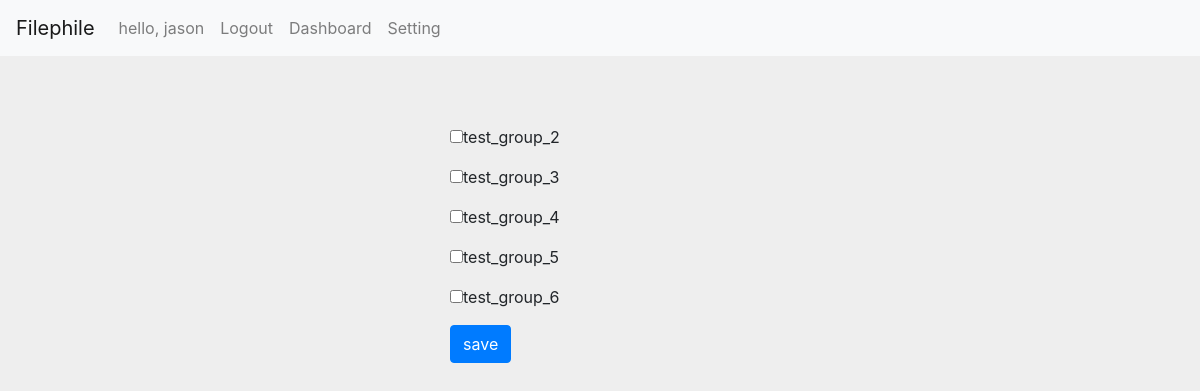
/groups/18/ (signed in), run on the app's committed database.
### Filephile/models.py (models this page shows)
class User(models.Model):
    name = models.CharField(max_length=128,unique=True)
    password = models.CharField(max_length=256)
    email = models.EmailField(unique=True)
    c_time = models.DateTimeField(auto_now_add=True)
    groups = models.ManyToManyField(Group, blank=True)

class Group(models.Model):
    name = models.CharField(max_length=40, null=True,default="null")
    permission_key = models.CharField(max_length=256, blank=True, null=True)
    Date_Created = models.DateTimeField(auto_now_add=True)

### Filephile/views.py (the view)
# urls.py: path('groups/<int:id>/', views.groups, name='groups'),
def groups(request, id):
    if not request.session.get('is_login',None):
        return redirect('/')
    user = models.User.objects.get(name=request.session['user_name'])
    groups_all = user.groups.all()
    file = models.File.objects.get(id=id)
    groups_in = file.groups.all()
    return render(request, 'Filephile/group_list.html', locals())

### Filephile/templates/Filephile/group_list.html (shortened to what this page needs)
{% extends 'Filephile/base.html' %}
{% load static %}
{% block css %}
  <link rel="stylesheet" href="{% static 'CSS/change.css' %}">
{% endblock %}
{% block content %}
<div class="container">
  <div class="col-md-4">
    <form class='form-change' action="{% url 'Filephile:add_or_quit' file.id %}" method="post">
      {% for group in groups_all %}
        {% if group in groups_in %}
          <div class="form-group">
            <input type="checkbox" name="group" value="{{ group.id }}" checked>{{ group.name }}<br>
          </div>
        {% else %}
          <div class="form-group">
            <input type="checkbox" name="group" value="{{ group.id }}">{{ group.name }}<br>
          </div>
        {% endif %}
      {% endfor %}
      <button type="submit" class="btn btn-primary pull-right">save</button>
    </form>
  </div>
</div>
{% endblock %}

### Filephile/templates/Filephile/base.html (shortened to what this page needs)
{% load static %}
<!DOCTYPE html>
<html lang="en">
  <head>
    <link href="{% static 'bootstrap-4.4.1-dist/css/bootstrap.min.css' %}" rel="stylesheet">
    {% block css %}{% endblock %}
  </head>
  <body>
    <nav class="navbar fixed-top navbar-expand-lg navbar-light bg-light">
      <a class="navbar-brand" href="{% url 'Filephile:index' %}">Filephile</a>
      <div class="collapse navbar-collapse" id="navbarNavAltMarkup">
        <div class="navbar-nav">
          {% if request.session.is_login %}
            <a class="nav-item nav-link" href="{% url 'Filephile:index' %}">hello, {{ request.session.user_name }}</a>
            <a class="nav-item nav-link" href="{% url 'Filephile:logout' %}">Logout</a>
            <a class="nav-item nav-link" href="{% url 'Filephile:dashboard' %}">Dashboard</a>
            <a class="nav-item nav-link" href="{% url 'Filephile:setting' request.session.user_id %}">Setting</a>
          {% else %}
            <a class="nav-item nav-link" href="{% url 'Filephile:register' %}">Register</a>
            <a class="nav-item nav-link" href="{% url 'Filephile:login' %}">Login</a>
          {% endif %}
        </div>
      </div>
    </nav>
    {% block content %}{% endblock %}
  </body>
</html>

### Filephile/static/CSS/change.css (style rules this page uses)
body { background-color: #eee; }
.col-md-4 { margin: auto; padding: 110px 0; }
.form-change { max-width: 330px; padding: 15px; margin: 0 auto; }

### data on the page
User: session.user_name "jason"
Group: name "test_group_2"
Group: name "test_group_3"
Group: name "test_group_4"
Group: name "test_group_5"
Group: name "test_group_6"
